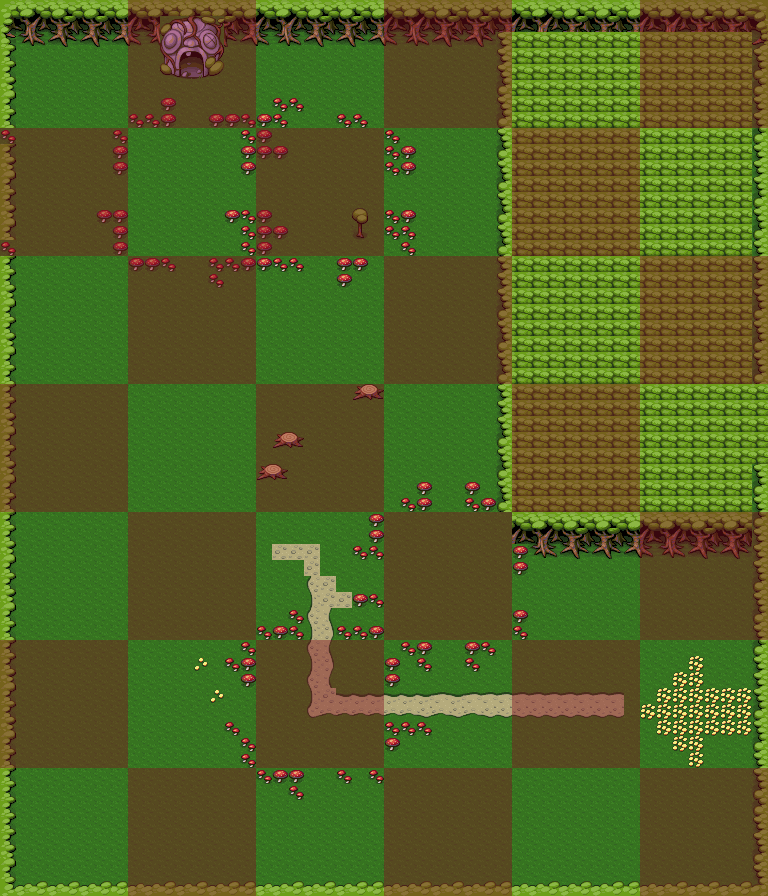

A 2D game scene composited from a Tiled map and its tileset images. What follows is a short description and the map's XML, with each tile layer's data collapsed to a summary:
An orthogonal 48x56 tile map with 16x16 px tiles, 2 tile layers (background, grid) and 4 objects (4x Trapdoor).

<map version="1.0" orientation="orthogonal" width="48" height="56" tilewidth="16" tileheight="16">
 <properties>
  <property name="ambient" value="butterfly" />
 </properties>
 <tileset firstgid="1" name="forest" tilewidth="16" tileheight="16">
  <image source="forest.png" width="128" height="208" />
  <tile id="2">
   <properties>
    <property name="wall" value="" />
   </properties>
  </tile>
  <tile id="3">
   <properties>
    <property name="wall" value="" />
   </properties>
  </tile>
  <tile id="4">
   <properties>
    <property name="wall" value="" />
   </properties>
  </tile>
  <tile id="5">
   <properties>
    <property name="wall" value="" />
   </properties>
  </tile>
  <tile id="6">
   <properties>
    <property name="wall" value="" />
   </properties>
  </tile>
  <tile id="7">
   <properties>
    <property name="wall" value="" />
   </properties>
  </tile>
  <tile id="8">
   <properties>
    <property name="wall" value="" />
   </properties>
  </tile>
  <tile id="9">
   <properties>
    <property name="wall" value="" />
   </properties>
  </tile>
  <tile id="10">
   <properties>
    <property name="wall" value="" />
   </properties>
  </tile>
  <tile id="11">
   <properties>
    <property name="wall" value="" />
   </properties>
  </tile>
  <tile id="12">
   <properties>
    <property name="wall" value="" />
   </properties>
  </tile>
  <tile id="13">
   <properties>
    <property name="wall" value="" />
   </properties>
  </tile>
  <tile id="14">
   <properties>
    <property name="wall" value="" />
   </properties>
  </tile>
  <tile id="15">
   <properties>
    <property name="wall" value="" />
   </properties>
  </tile>
  <tile id="16">
   <properties>
    <property name="wall" value="" />
   </properties>
  </tile>
  <tile id="17">
   <properties>
    <property name="wall" value="" />
   </properties>
  </tile>
  <tile id="19">
   <properties>
    <property name="path" value="" />
   </properties>
  </tile>
  <tile id="20">
   <properties>
    <property name="path" value="" />
   </properties>
  </tile>
  <tile id="21">
   <properties>
    <property name="path" value="" />
   </properties>
  </tile>
  <tile id="22">
   <properties>
    <property name="path" value="" />
   </properties>
  </tile>
  <tile id="23">
   <properties>
    <property name="path" value="" />
   </properties>
  </tile>
  <tile id="24">
   <properties>
    <property name="path" value="" />
   </properties>
  </tile>
  <tile id="25">
   <properties>
    <property name="wall" value="" />
   </properties>
  </tile>
  <tile id="26">
   <properties>
    <property name="path" value="" />
   </properties>
  </tile>
  <tile id="27">
   <properties>
    <property name="path" value="" />
   </properties>
  </tile>
  <tile id="28">
   <properties>
    <property name="path" value="" />
   </properties>
  </tile>
  <tile id="29">
   <properties>
    <property name="path" value="" />
   </properties>
  </tile>
  <tile id="30">
   <properties>
    <property name="path" value="" />
   </properties>
  </tile>
  <tile id="31">
   <properties>
    <property name="wall" value="" />
   </properties>
  </tile>
  <tile id="32">
   <properties>
    <property name="wall" value="" />
   </properties>
  </tile>
  <tile id="33">
   <properties>
    <property name="wall" value="" />
   </properties>
  </tile>
  <tile id="34">
   <properties>
    <property name="wall" value="" />
   </properties>
  </tile>
  <tile id="35">
   <properties>
    <property name="wall" value="" />
   </properties>
  </tile>
  <tile id="36">
   <properties>
    <property name="wall" value="" />
   </properties>
  </tile>
  <tile id="37">
   <properties>
    <property name="path" value="" />
   </properties>
  </tile>
  <tile id="38">
   <properties>
    <property name="path" value="" />
   </properties>
  </tile>
  <tile id="39">
   <properties>
    <property name="wall" value="" />
   </properties>
  </tile>
  <tile id="40">
   <properties>
    <property name="wall" value="" />
   </properties>
  </tile>
  <tile id="41">
   <properties>
    <property name="wall" value="" />
   </properties>
  </tile>
  <tile id="42">
   <properties>
    <property name="wall" value="" />
   </properties>
  </tile>
  <tile id="43">
   <properties>
    <property name="wall" value="" />
   </properties>
  </tile>
  <tile id="44">
   <properties>
    <property name="path" value="" />
   </properties>
  </tile>
  <tile id="45">
   <properties>
    <property name="path" value="" />
   </properties>
  </tile>
  <tile id="46">
   <properties>
    <property name="path" value="" />
   </properties>
  </tile>
  <tile id="47">
   <properties>
    <property name="path" value="" />
   </properties>
  </tile>
  <tile id="48">
   <properties>
    <property name="wall" value="" />
   </properties>
  </tile>
  <tile id="49">
   <properties>
    <property name="wall" value="" />
   </properties>
  </tile>
  <tile id="50">
   <properties>
    <property name="wall" value="" />
   </properties>
  </tile>
  <tile id="51">
   <properties>
    <property name="wall" value="" />
   </properties>
  </tile>
  <tile id="52">
   <properties>
    <property name="path" value="" />
   </properties>
  </tile>
  <tile id="53">
   <properties>
    <property name="wall" value="" />
   </properties>
  </tile>
  <tile id="54">
   <properties>
    <property name="wall" value="" />
   </properties>
  </tile>
  <tile id="58">
   <properties>
    <property name="obstacle" value="" />
   </properties>
  </tile>
  <tile id="59">
   <properties>
    <property name="obstacle" value="" />
   </properties>
  </tile>
  <tile id="60">
   <properties>
    <property name="obstacle" value="" />
   </properties>
  </tile>
  <tile id="61">
   <properties>
    <property name="obstacle" value="" />
   </properties>
  </tile>
  <tile id="63">
   <properties>
    <property name="obstacle" value="" />
   </properties>
  </tile>
  <tile id="64">
   <properties>
    <property name="wall" value="" />
   </properties>
  </tile>
  <tile id="65">
   <properties>
    <property name="wall" value="" />
   </properties>
  </tile>
  <tile id="66">
   <properties>
    <property name="wall" value="" />
   </properties>
  </tile>
  <tile id="67">
   <properties>
    <property name="wall" value="" />
   </properties>
  </tile>
  <tile id="68">
   <properties>
    <property name="wall" value="" />
   </properties>
  </tile>
  <tile id="69">
   <properties>
    <property name="wall" value="" />
   </properties>
  </tile>
  <tile id="70">
   <properties>
    <property name="wall" value="" />
   </properties>
  </tile>
  <tile id="71">
   <properties>
    <property name="obstacle" value="" />
   </properties>
  </tile>
  <tile id="72">
   <properties>
    <property name="wall" value="" />
   </properties>
  </tile>
  <tile id="73">
   <properties>
    <property name="wall" value="" />
   </properties>
  </tile>
  <tile id="74">
   <properties>
    <property name="wall" value="" />
   </properties>
  </tile>
  <tile id="75">
   <properties>
    <property name="wall" value="" />
   </properties>
  </tile>
  <tile id="76">
   <properties>
    <property name="wall" value="" />
   </properties>
  </tile>
  <tile id="77">
   <properties>
    <property name="wall" value="" />
   </properties>
  </tile>
  <tile id="78">
   <properties>
    <property name="wall" value="" />
   </properties>
  </tile>
  <tile id="79">
   <properties>
    <property name="wall" value="" />
   </properties>
  </tile>
  <tile id="80">
   <properties>
    <property name="wall" value="" />
   </properties>
  </tile>
  <tile id="81">
   <properties>
    <property name="wall" value="" />
   </properties>
  </tile>
  <tile id="82">
   <properties>
    <property name="wall" value="" />
   </properties>
  </tile>
  <tile id="83">
   <properties>
    <property name="wall" value="" />
   </properties>
  </tile>
  <tile id="84">
   <properties>
    <property name="wall" value="" />
   </properties>
  </tile>
  <tile id="85">
   <properties>
    <property name="wall" value="" />
   </properties>
  </tile>
  <tile id="86">
   <properties>
    <property name="wall" value="" />
   </properties>
  </tile>
  <tile id="87">
   <properties>
    <property name="wall" value="" />
   </properties>
  </tile>
  <tile id="88">
   <properties>
    <property name="obstacle" value="" />
   </properties>
  </tile>
  <tile id="89">
   <properties>
    <property name="obstacle" value="" />
   </properties>
  </tile>
  <tile id="90">
   <properties>
    <property name="obstacle" value="" />
   </properties>
  </tile>
  <tile id="91">
   <properties>
    <property name="obstacle" value="" />
   </properties>
  </tile>
  <tile id="92">
   <properties>
    <property name="obstacle" value="" />
   </properties>
  </tile>
  <tile id="93">
   <properties>
    <property name="obstacle" value="" />
   </properties>
  </tile>
  <tile id="94">
   <properties>
    <property name="obstacle" value="" />
   </properties>
  </tile>
  <tile id="95">
   <properties>
    <property name="obstacle" value="" />
   </properties>
  </tile>
  <tile id="96">
   <properties>
    <property name="obstacle" value="" />
   </properties>
  </tile>
  <tile id="97">
   <properties>
    <property name="obstacle" value="" />
   </properties>
  </tile>
  <tile id="98">
   <properties>
    <property name="obstacle" value="" />
   </properties>
  </tile>
  <tile id="99">
   <properties>
    <property name="obstacle" value="" />
   </properties>
  </tile>
  <tile id="100">
   <properties>
    <property name="obstacle" value="" />
   </properties>
  </tile>
  <tile id="101">
   <properties>
    <property name="obstacle" value="" />
   </properties>
  </tile>
  <tile id="102">
   <properties>
    <property name="obstacle" value="" />
   </properties>
  </tile>
  <tile id="103">
   <properties>
    <property name="obstacle" value="" />
   </properties>
  </tile>
 </tileset>
 <layer name="background" width="48" height="56">
  <data>[2688 cells, 2688 non-empty, 60 distinct tile ids]</data>
 </layer>
 <layer name="grid" width="48" height="56" opacity="0.43">
  <data>[2688 cells, 1344 non-empty, 1 distinct tile ids]</data>
 </layer>
 <objectgroup name="triggers" width="48" height="56">
  <object name="TestTrap1" type="Trapdoor" x="288" y="678" width="64" height="64">
   <properties>
    <property name="respawn" value="5,5" />
   </properties>
  </object>
  <object name="TestTrap1" type="Trapdoor" x="418" y="549" width="64" height="64">
   <properties>
    <property name="respawn" value="5,5" />
   </properties>
  </object>
  <object name="TestTrap1" type="Trapdoor" x="162" y="162" width="64" height="64">
   <properties>
    <property name="respawn" value="5,5" />
   </properties>
  </object>
  <object name="TestTrap1" type="Trapdoor" x="287" y="162" width="64" height="64">
   <properties>
    <property name="respawn" value="5,5" />
   </properties>
  </object>
 </objectgroup>
</map>
